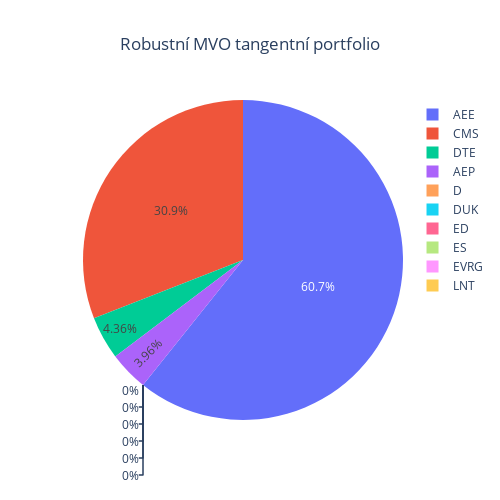

The notebook cell saved with this chart:
### Code cell
weightsLWCorrelationTangent = MVOTangentPortfolio(prices = prices, cov_matrix_method = "ledoit_cc")
weightsPlot(weightsLWCorrelationTangent, title = "Robustní MVO tangentní portfolio")

### Figure 1 — Plotly figure (JSON) as saved in the notebook; plotly's stock layout.template omitted (floating-point values rounded to 4 significant figures)
{"data": [{"labels": ["AEE", "AEP", "CMS", "D", "DTE", "DUK", "ED", "ES", "EVRG", "LNT"], "type": "pie", "values": [0.6074, 0.03961, 0.3094, 0, 0.04358, 0, 0, 0, 0, 0]}], "layout": {"height": 500, "title": {"text": "Robustní MVO tangentní portfolio", "x": 0.5}, "width": 500}}
